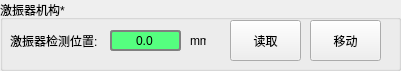
  <widget class="QGroupBox" name="groupBox">
   <property name="geometry">
    <rect>
     <x>10</x>
     <y>10</y>
     <width>401</width>
     <height>71</height>
    </rect>
   </property>
   <property name="title">
    <string>激振器机构*</string>
   </property>
   <widget class="QLabel" name="label_18">
    <property name="geometry">
     <rect>
      <x>190</x>
      <y>30</y>
      <width>16</width>
      <height>21</height>
     </rect>
    </property>
    <property name="text">
     <string>mm</string>
    </property>
   </widget>
   <widget class="QDoubleSpinBox" name="cmd_pos_2">
    <property name="geometry">
     <rect>
      <x>110</x>
      <y>30</y>
      <width>71</width>
      <height>21</height>
     </rect>
    </property>
    <property name="styleSheet">
     <string notr="true">QDoubleSpinBox {
    border: 2px solid gray;
    border-radius: 3px;
    padding: 0 8px;
    background: rgb(85, 255, 127);
    selection-background-color: darkgray;
}
</string>
    </property>
    <property name="alignment">
     <set>Qt::AlignCenter</set>
    </property>
    <property name="buttonSymbols">
     <enum>QAbstractSpinBox::NoButtons</enum>
    </property>
    <property name="decimals">
     <number>1</number>
    </property>
    <property name="minimum">
     <double>-9999.000000000000000</double>
    </property>
    <property name="maximum">
     <double>9999.000000000000000</double>
    </property>
   </widget>
   <widget class="QLabel" name="label_19">
    <property name="geometry">
     <rect>
      <x>10</x>
      <y>30</y>
      <width>91</width>
      <height>21</height>
     </rect>
    </property>
    <property name="text">
     <string>激振器检测位置:</string>
    </property>
   </widget>
   <widget class="QPushButton" name="move_pos_module_2">
    <property name="geometry">
     <rect>
      <x>310</x>
      <y>20</y>
      <width>71</width>
      <height>41</height>
     </rect>
    </property>
    <property name="styleSheet">
     <string notr="true">QPushButton {    
    border-radius: 7.5px;
    background-color: #00bcd4;
	font: 75 12pt &quot;黑体&quot;;
	color: white;
}

QPushButton:hover{
	background-color: #03a9f4;
	color: white;
}

QPushButton:pressed{
	background-color: #2196f3;
    border-style: inset;
}2196f3</string>
    </property>
    <property name="text">
     <string>移动</string>
    </property>
   </widget>
   <widget class="QPushButton" name="read_pos_module_2">
    <property name="geometry">
     <rect>
      <x>230</x>
      <y>20</y>
      <width>71</width>
      <height>41</height>
     </rect>
    </property>
    <property name="styleSheet">
     <string notr="true">QPushButton {    
    border-radius: 7.5px;
    background-color: #00bcd4;
	font: 75 12pt &quot;黑体&quot;;
	color: white;
}

QPushButton:hover{
	background-color: #03a9f4;
	color: white;
}

QPushButton:pressed{
	background-color: #2196f3;
    border-style: inset;
}2196f3</string>
    </property>
    <property name="text">
     <string>读取</string>
    </property>
   </widget>
  </widget>
